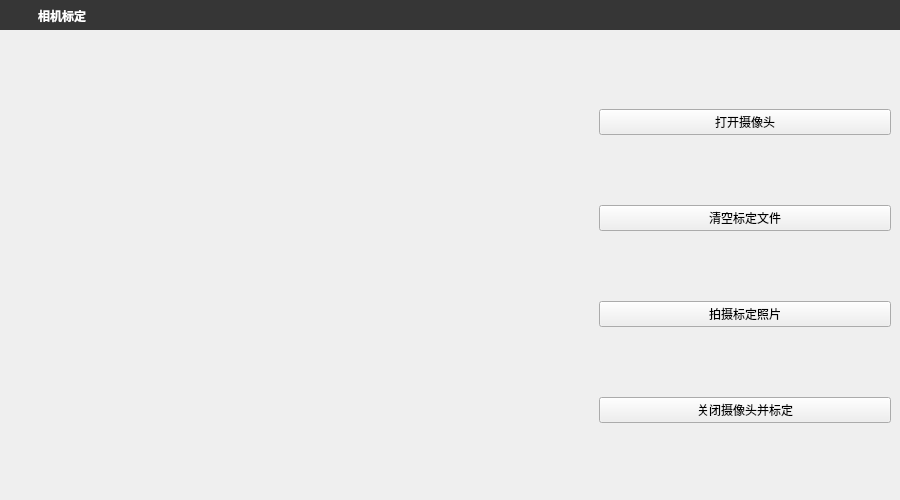
<?xml version="1.0" encoding="UTF-8"?>
<ui version="4.0">
 <class>camera_calibration</class>
 <widget class="QMainWindow" name="camera_calibration">
  <property name="geometry">
   <rect>
    <x>0</x>
    <y>0</y>
    <width>900</width>
    <height>500</height>
   </rect>
  </property>
  <property name="windowTitle">
   <string>MainWindow</string>
  </property>
  <widget class="QWidget" name="centralwidget">
   <layout class="QVBoxLayout" name="verticalLayout">
    <property name="leftMargin">
     <number>0</number>
    </property>
    <property name="topMargin">
     <number>0</number>
    </property>
    <property name="rightMargin">
     <number>0</number>
    </property>
    <property name="bottomMargin">
     <number>0</number>
    </property>
    <item>
     <widget class="QWidget" name="widgetTitle" native="true">
      <property name="minimumSize">
       <size>
        <width>0</width>
        <height>30</height>
       </size>
      </property>
      <property name="maximumSize">
       <size>
        <width>16777215</width>
        <height>30</height>
       </size>
      </property>
      <property name="styleSheet">
       <string notr="true">QWidget#widgetTitle{background:#363636;}
QLabel#labelTitle{color:white;padding:8px 0px 5px;}
QPushButton#btnBack,QPushButton#btnMin,QPushButton#btnMax,QPushButton#btnExit{
        border-radius:0px;
        color: #F0F0F0;
        background-color:rgba(0,0,0,0);
        border-style:none;
    }
QPushButton#btnBack:hover,QPushButton#btnMin:hover,QPushButton#btnMax:hover{
        background-color: qlineargradient(spread:pad, x1:0, y1:1, x2:0, y2:0, stop:0 rgba(25, 134, 199, 0), stop:1 #5CACEE);
    }
QPushButton#btnExit:hover{
        background-color: qlineargradient(spread:pad, x1:0, y1:1, x2:0, y2:0, stop:0 rgba(238, 0, 0, 128), stop:1 rgba(238, 44, 44, 255));
    }</string>
      </property>
      <layout class="QHBoxLayout" name="horizontalLayout">
       <property name="spacing">
        <number>0</number>
       </property>
       <property name="leftMargin">
        <number>5</number>
       </property>
       <property name="topMargin">
        <number>0</number>
       </property>
       <property name="rightMargin">
        <number>0</number>
       </property>
       <property name="bottomMargin">
        <number>2</number>
       </property>
       <item>
        <widget class="QPushButton" name="btnBack">
         <property name="sizePolicy">
          <sizepolicy hsizetype="Fixed" vsizetype="Fixed">
           <horstretch>0</horstretch>
           <verstretch>0</verstretch>
          </sizepolicy>
         </property>
         <property name="minimumSize">
          <size>
           <width>30</width>
           <height>30</height>
          </size>
         </property>
         <property name="maximumSize">
          <size>
           <width>30</width>
           <height>30</height>
          </size>
         </property>
         <property name="toolTip">
          <string>返回</string>
         </property>
         <property name="text">
          <string/>
         </property>
         <property name="autoDefault">
          <bool>true</bool>
         </property>
         <property name="flat">
          <bool>true</bool>
         </property>
        </widget>
       </item>
       <item>
        <widget class="QLabel" name="labelTitle">
         <property name="font">
          <font>
           <family>宋体</family>
           <pointsize>9</pointsize>
           <weight>75</weight>
           <bold>true</bold>
          </font>
         </property>
         <property name="styleSheet">
          <string notr="true"/>
         </property>
         <property name="text">
          <string>相机标定</string>
         </property>
        </widget>
       </item>
       <item>
        <widget class="QPushButton" name="btnMin">
         <property name="sizePolicy">
          <sizepolicy hsizetype="Fixed" vsizetype="Fixed">
           <horstretch>0</horstretch>
           <verstretch>0</verstretch>
          </sizepolicy>
         </property>
         <property name="minimumSize">
          <size>
           <width>30</width>
           <height>30</height>
          </size>
         </property>
         <property name="maximumSize">
          <size>
           <width>30</width>
           <height>30</height>
          </size>
         </property>
         <property name="toolTip">
          <string>最小化</string>
         </property>
         <property name="text">
          <string/>
         </property>
         <property name="autoDefault">
          <bool>true</bool>
         </property>
         <property name="flat">
          <bool>true</bool>
         </property>
        </widget>
       </item>
       <item>
        <widget class="QPushButton" name="btnMax">
         <property name="sizePolicy">
          <sizepolicy hsizetype="Fixed" vsizetype="Fixed">
           <horstretch>0</horstretch>
           <verstretch>0</verstretch>
          </sizepolicy>
         </property>
         <property name="minimumSize">
          <size>
           <width>30</width>
           <height>30</height>
          </size>
         </property>
         <property name="maximumSize">
          <size>
           <width>30</width>
           <height>30</height>
          </size>
         </property>
         <property name="toolTip">
          <string>最大化</string>
         </property>
         <property name="text">
          <string/>
         </property>
         <property name="autoDefault">
          <bool>true</bool>
         </property>
         <property name="flat">
          <bool>true</bool>
         </property>
        </widget>
       </item>
       <item>
        <widget class="QPushButton" name="btnExit">
         <property name="sizePolicy">
          <sizepolicy hsizetype="Fixed" vsizetype="Fixed">
           <horstretch>0</horstretch>
           <verstretch>0</verstretch>
          </sizepolicy>
         </property>
         <property name="minimumSize">
          <size>
           <width>30</width>
           <height>30</height>
          </size>
         </property>
         <property name="maximumSize">
          <size>
           <width>30</width>
           <height>30</height>
          </size>
         </property>
         <property name="toolTip">
          <string>退出</string>
         </property>
         <property name="text">
          <string/>
         </property>
         <property name="autoDefault">
          <bool>true</bool>
         </property>
         <property name="flat">
          <bool>true</bool>
         </property>
        </widget>
       </item>
      </layout>
     </widget>
    </item>
    <item>
     <widget class="QWidget" name="widget" native="true">
      <layout class="QHBoxLayout" name="horizontalLayout_2" stretch="2,1">
       <item>
        <widget class="QLabel" name="label">
         <property name="text">
          <string/>
         </property>
        </widget>
       </item>
       <item>
        <layout class="QVBoxLayout" name="verticalLayout_2">
         <item>
          <widget class="QPushButton" name="opencamerabt">
           <property name="text">
            <string>打开摄像头</string>
           </property>
          </widget>
         </item>
         <item>
          <widget class="QPushButton" name="clearbt">
           <property name="text">
            <string>清空标定文件</string>
           </property>
          </widget>
         </item>
         <item>
          <widget class="QPushButton" name="takephotobt">
           <property name="text">
            <string>拍摄标定照片</string>
           </property>
          </widget>
         </item>
         <item>
          <widget class="QPushButton" name="closecamerabt">
           <property name="text">
            <string>关闭摄像头并标定</string>
           </property>
          </widget>
         </item>
        </layout>
       </item>
      </layout>
     </widget>
    </item>
   </layout>
  </widget>
 </widget>
 <resources/>
 <connections/>
</ui>
